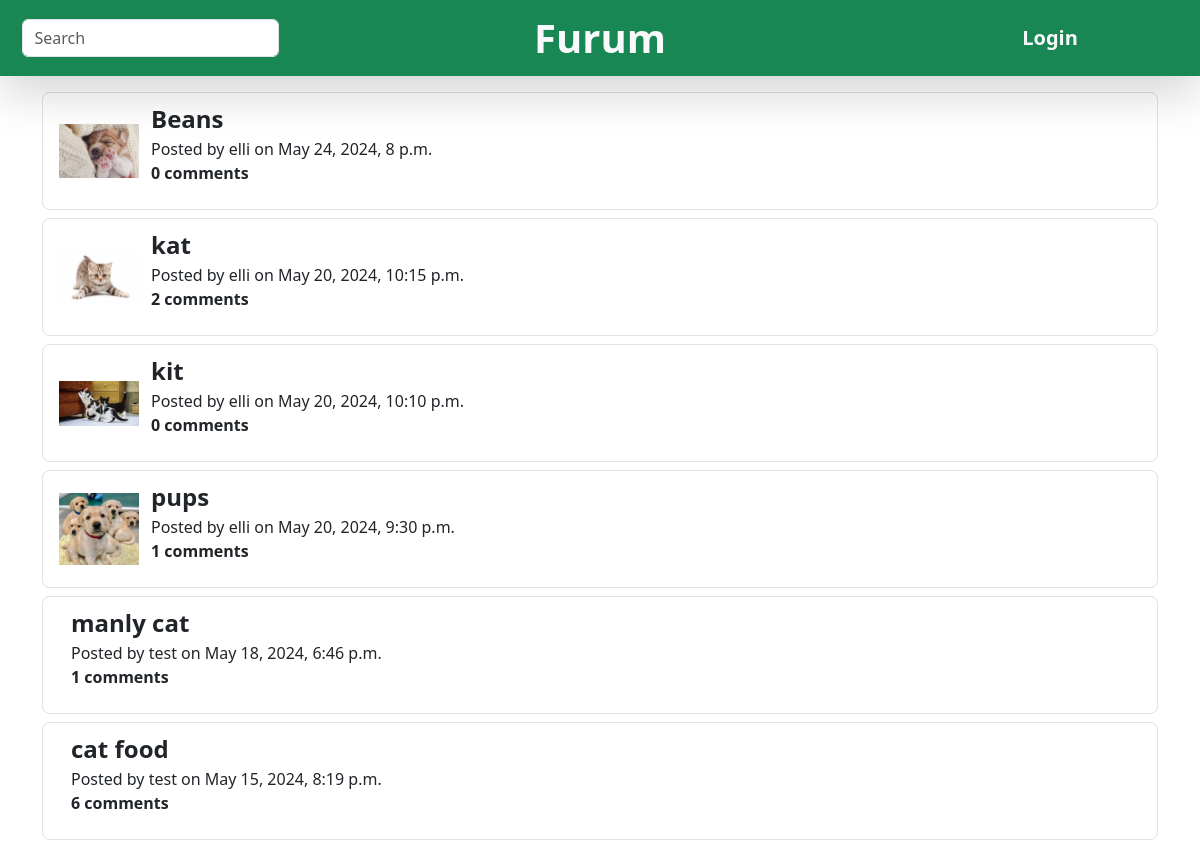
The app's page /furum/posts/cats/ with its own data.
### furumapp/models.py (models this page shows, shortened)
class Post(models.Model):
    title = models.CharField(max_length=200)
    text = models.CharField(max_length=10000)
    timestamp = models.DateTimeField(default=timezone.now)
    user = models.ForeignKey(User, on_delete=models.CASCADE)
    comment_count = models.IntegerField(default=0)
    topic = models.CharField(max_length=100)
    image = models.ImageField(upload_to='images', blank=True)

### furumapp/views.py (the view, shortened to what this page needs)
# urls.py: path('posts/<str:topic>/', views.Posts_View, name='posts'),
def Posts_View(request, topic):
    if request.method == 'GET':
        form = PostForm()
        posts = Post.objects.filter(topic=topic)
        context = {"posts": posts, "topic": topic, "form": form}
        return render(request, "furumapp/postsview.html", context)

### furumapp/forms.py
class PostForm(forms.ModelForm):
    title = forms.CharField(
        widget=forms.TextInput(
            attrs={
                "class":"form-control",
                "name":"title",
                "placeholder":"Post title"
            }
        )
    )
    text = forms.CharField(
        widget=forms.Textarea(
            attrs={
                "class":"form-control my-2",
                "name":"text",
                "placeholder":"What's on your mind?",
                "rows":4
            }
        )
    )
    image = forms.ImageField(
        required=False,
        widget=forms.ClearableFileInput(
            attrs={
                "class":"form-control mb-2"
            }
        )
    )
    class Meta:
        model = Post
        fields = ['title', 'text', 'image']

### furumapp/templates/furumapp/postsview.html (shortened to what this page needs)
{% extends "furumapp/base.html" %}
{% load static %}
{% block content %}
    <div class="container mt-3 d-flex flex-column justify-content-center">
        {% if posts %}
        <div class="d-flex flex-column-reverse">
            {% for post in posts %}
                <div class="d-flex flex-column mb-2 py-2 border rounded-3">
                    <a class="d-flex link-dark text-decoration-none px-3" href="/furum/post/{{ post.id }}/">
                        <div class="d-flex flex-grow-1 align-items-center">
                            {%if post.image %}
                                <div class="d-flex">
                                    <img src="{{post.image.url}}" width="80">
                                </div>
                            {%endif%}
                            <div class="d-flex container flex-column">
                                <div>
                                    <p class="my-0 fs-4 fw-bold">{{ post.title }}</p>
                                </div>
                                <div>
                                    <p class="my-0">Posted by {{ post.user.username }} on {{ post.timestamp }}</p>
                                </div>
                                <div>
                                    <p class="fw-bold">{{ post.comment_count }} comments</p>
                                </div>
                            </div>
                        </div>
                    </a>
                </div>
            {% endfor %}
    {% else %}
        <p class="fs-3">No posts in this topic.</p>
        </div>
    {% endif %}
    </div>
{% endblock %}

### records on screen
Post: title "cat food", user.username "test", timestamp "May 15, 2024, 8:19 p.m.", comment_count "6"
Post: title "manly cat", user.username "test", timestamp "May 18, 2024, 6:46 p.m.", comment_count "1"
Post: image (picture), title "pups", user.username "elli", timestamp "May 20, 2024, 9:30 p.m.", comment_count "1"
Post: image (picture), title "kit", user.username "elli", timestamp "May 20, 2024, 10:10 p.m.", comment_count "0"
Post: image (picture), title "kat", user.username "elli", timestamp "May 20, 2024, 10:15 p.m.", comment_count "2"
Post: image (picture), title "Beans", user.username "elli", timestamp "May 24, 2024, 8 p.m.", comment_count "0"
